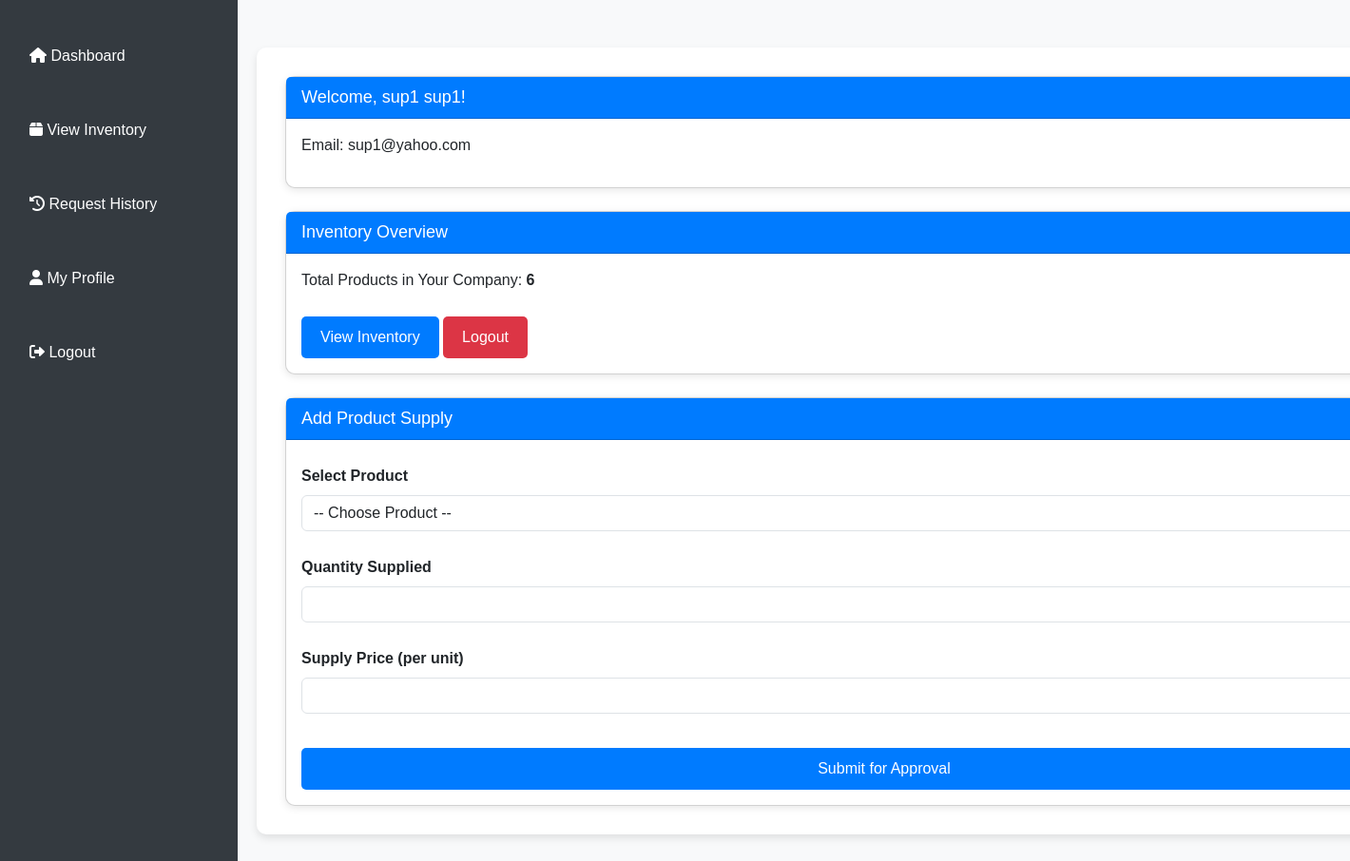
/supplier_dashboard.php (signed in), run on the app's committed database.
### tables this page shows
CREATE TABLE `users` (
  `user_id` int(11) NOT NULL,
  `email` varchar(255) NOT NULL,
  `password_hash` varchar(255) NOT NULL,
  `role_id` int(11) DEFAULT NULL,
  `is_approved` tinyint(1) DEFAULT 0,
  `created_at` timestamp NOT NULL DEFAULT current_timestamp(),
  `updated_at` timestamp NOT NULL DEFAULT current_timestamp() ON UPDATE current_timestamp(),
  `first_name` varchar(255) NOT NULL,
  `last_name` varchar(255) NOT NULL,
  `company_id` int(11) DEFAULT NULL,
  `phone` varchar(20) DEFAULT NULL,
  `address` varchar(255) DEFAULT NULL,
  `city` varchar(100) DEFAULT NULL,
  `temporary_password` varchar(255) DEFAULT NULL
);

### supplier_dashboard.php (the view, shortened to what this page needs)
<?php
require_once 'config.php';
$user_id = $_SESSION['user_id'];
$company_id = $_SESSION['company_id'];
$stmt = $pdo->prepare("SELECT first_name, last_name, email FROM users WHERE user_id = ?");
$stmt->execute([$user_id]);
$user = $stmt->fetch();
$stmt = $pdo->prepare("SELECT COUNT(*) FROM products WHERE company_id = ?");
$stmt->execute([$company_id]);
$product_count = $stmt->fetchColumn();
?>
<!DOCTYPE html>
<html lang="en">
<head>
    <link rel="stylesheet" href="styles.css">
    <link rel="stylesheet" href="https://cdnjs.cloudflare.com/ajax/libs/font-awesome/6.0.0/css/all.min.css">
    <link href="https://cdn.jsdelivr.net/npm/bootstrap@5.3.0-alpha1/dist/css/bootstrap.min.css" rel="stylesheet">
</head>
<body>
<div class="sidebar">
    <ul>
        <li><a href="supplier_dashboard.php"><i class="fas fa-home"></i> Dashboard</a></li>
        <li><a href="view_inventory.php"><i class="fas fa-box"></i> View Inventory</a></li>
        <li><a href="supply_requests_history.php"><i class="fas fa-history"></i> Request History</a></li>
        <li><a href="profile.php"><i class="fas fa-user"></i> My Profile</a></li>
        <li><a href="logout.php"><i class="fas fa-sign-out-alt"></i> Logout</a></li>
    </ul>
</div>
<div class="container">
    <div class="card mb-4">
        <div class="card-header">
            Welcome, <?php echo htmlspecialchars($user['first_name']) . ' ' . htmlspecialchars($user['last_name']); ?>!
        </div>
        <div class="card-body">
            <p>Email: <?php echo htmlspecialchars($user['email']); ?></p>
        </div>
    </div>
    <div class="card">
        <div class="card-header">
            Inventory Overview
        </div>
        <div class="card-body">
            <p>Total Products in Your Company: <strong><?php echo $product_count; ?></strong></p>
            <a href="view_inventory.php" class="btn btn-primary">View Inventory</a>
            <a href="logout.php" class="btn btn-danger">Logout</a>
        </div>
    </div>
    <div class="card mt-4">
        <div class="card-header">
            Add Product Supply
        </div>
        <div class="card-body">
            <form method="POST">
                <div class="mb-3">
                    <label for="product_id" class="form-label">Select Product</label>
                    <select name="product_id" id="product_id" class="form-select" required>
                        <option value="">-- Choose Product --</option>
                    </select>
                </div>
                <div class="mb-3">
                    <label for="quantity" class="form-label">Quantity Supplied</label>
                    <input type="number" class="form-control" id="quantity" name="quantity" min="1" required>
                </div>
                <div class="mb-3">
                    <label for="supply_price" class="form-label">Supply Price (per unit)</label>
                    <input type="number" step="0.01" class="form-control" id="supply_price" name="supply_price" required>
                </div>
                <button type="submit" class="btn btn-primary">Submit for Approval</button>
            </form>
        </div>
    </div>
</div>
</body>
</html>

### styles.css (style rules this page uses)
body { font-family: Arial, sans-serif; background-color: #f4f4f4; margin: 0; padding: 0; }
.sidebar { width: 250px; height: 100vh; background-color: #333; color: white; position: fixed; }
.sidebar ul { list-style: none; padding: 0; margin: 0; }
.sidebar ul li { padding: 15px; }
.sidebar ul li a { color: white; text-decoration: none; font-size: 16px; }
* { margin: 0; padding: 0; box-sizing: border-box; }
body { font-family: Arial, sans-serif; background-color: #f4f7fc; color: #333; margin: 0; }
.container { width: 80%; margin: 50px auto; padding: 30px; background-color: #fff; box-shadow: 0 4px 8px rgba(0, 0, 0, 0.1); border-radius: 10px; }
form { display: flex; flex-direction: column; }
label { margin-top: 10px; font-weight: bold; }
input[type="text"], input[type="email"], input[type="tel"], select { padding: 8px; margin: 5px 0; border: 1px solid #ddd; border-radius: 5px; font-size: 14px; }
button[type="submit"] { padding: 10px 20px; margin-top: 20px; background-color: #007BFF; color: #fff; border: none; border-radius: 5px; font-size: 16px; cursor: pointer; }

### supplier_dashboard.php (style rules this page uses)
body { font-family: 'Arial', sans-serif; background-color: #f8f9fa; }
.sidebar { position: fixed; top: 0; left: 0; width: 250px; height: 100%; background-color: #343a40; color: white; padding-top: 20px; }
.sidebar ul { list-style-type: none; padding: 0; }
.sidebar ul li a { color: white; text-decoration: none; padding: 12px 16px; display: block; transition: background-color 0.3s ease; }
.container { margin-left: 270px; padding: 30px; }
.card { border-radius: 10px; box-shadow: 0 2px 8px rgba(0, 0, 0, 0.1); }
.card-header { background-color: #007bff; color: white; font-size: 18px; }
.btn { border-radius: 5px; padding: 10px 20px; margin-top: 10px; }
.btn-primary { background-color: #007bff; border: none; }
.btn-danger { background-color: #dc3545; border: none; }

### data on the page
users: first_name "sup1", last_name "sup1", email "sup1@yahoo.com"

### other printed values
$product_count "6"
